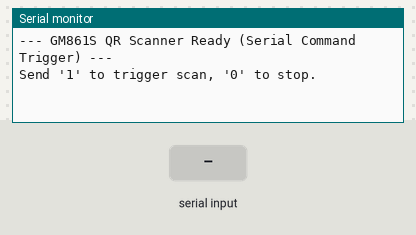
Recording of a sketch running on a simulated ESP8266 (NodeMCU). Shown: the last lines printed to the serial monitor. Inputs (shaded band) come from the test bench.

Above: at 2.2 s.
2.3 s: "1" received over Serial
At 3.2 s:
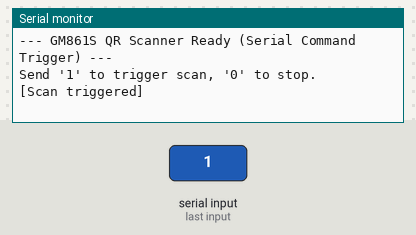
3.8 s: "1" received over the second serial link
At 5.1 s:
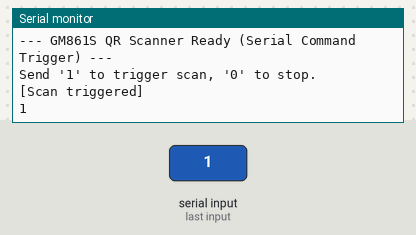
5.4 s: "0" received over Serial
At 6.8 s:
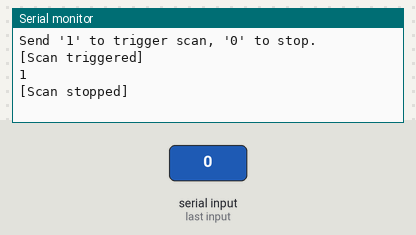

The sketch:

GM861S_command_trigger_serial_gate.ino
```cpp
#include <SoftwareSerial.h>

// GM861S Pin 5 (TXD) -> D5, GM861S Pin 4 (RXD) -> D6
#define SCANNER_RX D5
#define SCANNER_TX D6

SoftwareSerial scanner(SCANNER_RX, SCANNER_TX);

// GM861S Command Triggered Mode scan command
const byte TRIGGER_CMD[] = {0x7E, 0x00, 0x08, 0x01, 0x00, 0x02, 0x01, 0xAB, 0xCD};

bool triggered = false;

void setup() {
  Serial.begin(115200);
  scanner.begin(9600);
  delay(1000);
  Serial.println("\n--- GM861S QR Scanner Ready (Serial Command Trigger) ---");
  Serial.println("Send '1' to trigger scan, '0' to stop.");
}

void loop() {
  if (Serial.available()) {
    char cmd = Serial.read();
    if (cmd == '1') {
      if (!triggered) {
        triggered = true;
        scanner.write(TRIGGER_CMD, sizeof(TRIGGER_CMD));
        Serial.println("[Scan triggered]");
      }
    } else if (cmd == '0') {
      if (triggered) {
        triggered = false;
        // Discard any leftover data
        while (scanner.available()) scanner.read();
        Serial.println("[Scan stopped]");
      }
    }
  }

  if (triggered) {
    if (scanner.available()) {
      String data = "";
      unsigned long lastByte = millis();
      while (millis() - lastByte < 150) {
        if (scanner.available()) {
          char c = scanner.read();
          if (c >= 0x20 && c <= 0x7E) {
            data += c;
          }
          lastByte = millis();
        }
      }
      if (data.length() > 0) {
        Serial.println(data);
      }
    }
  }
}
```

Measured:
- after the input at 2.3 s, the serial monitor: prints a new line at once (image 1)
- after the input at 3.8 s, the serial monitor: prints a new line after 0.15 s (image 2)
- after the input at 5.4 s, the serial monitor: prints a new line at once (image 3)
